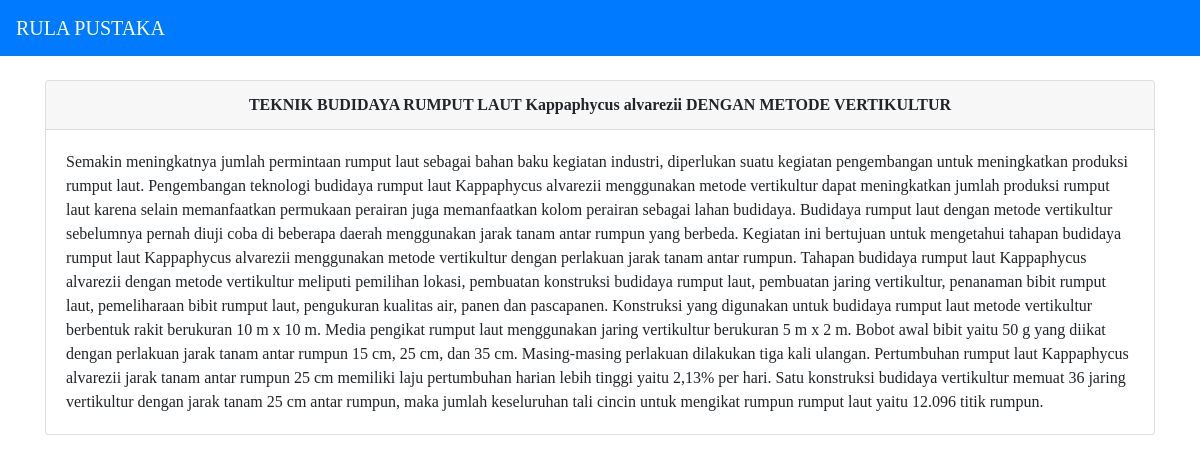
The page /detailDokumen.php?id=4 on the database its author committed.
### tables this page shows
CREATE TABLE `tbjurnal` (
  `Id` int(11) NOT NULL,
  `sumber` varchar(60) NOT NULL,
  `volume` varchar(2) NOT NULL,
  `nomor` varchar(1) NOT NULL,
  `bulan` varchar(14) NOT NULL,
  `tahun` varchar(4) NOT NULL,
  `judul` varchar(251) NOT NULL,
  `abstrak` varchar(2380) NOT NULL,
  `katakunci` varchar(186) NOT NULL,
  `nm_dk` varchar(4) NOT NULL
);

### detailDokumen.php (the view, shortened to what this page needs)
<?php
include 'koneksi.php';
    $id = $_GET['id'];
    $data = $konek->query("SELECT * FROM tbjurnal WHERE Id = $id");
    $result = mysqli_fetch_array($data);
?>
<!DOCTYPE html>
<html>
<head>
	<link rel="stylesheet" type="text/css" href="assets/bootstrap/dist/css/bootstrap.min.css">
	<link rel="stylesheet" type="text/css" href="assets/fontawesome/css/all.min.css">
</head>
<body>
<nav class="navbar navbar-dark bg-primary">
  <a class="navbar-brand" href="index.php">
    RULA PUSTAKA
  </a>
</nav>
<br />
<div class="container">
<div class="card">
  <div class="card-header font-weight-bold text-center">
    <?= $result['judul'] ?>
  </div>
  <div class="card-body">
    <p class="card-text"><?= $result['abstrak']; ?></p>
  </div>
</div>
</div>
</body>
</html>

### detailDokumen.php (style rules this page uses)
* { font-family: awesome; }

### rows shown on the page
tbjurnal: judul "TEKNIK BUDIDAYA RUMPUT LAUT Kappaphycus alvarezii DENGAN METODE VERTIKULTUR", abstrak "Semakin meningkatnya jumlah permintaan rumput laut sebagai bahan baku kegiatan industri, diperlukan suatu kegiatan pengembangan untuk meningkatkan produksi rumput laut. Pengembangan teknologi budidaya rumput laut Kappaphycus alvarezii menggunakan metode vertikultur dapat meningkatkan jumlah produksi rumput laut karena selain memanfaatkan permukaan perairan juga memanfaatkan kolom perairan sebagai lahan budidaya. Budidaya rumput laut dengan metode vertikultur sebelumnya pernah diuji coba di beberapa daerah menggunakan jarak tanam antar rumpun yang berbeda. Kegiatan ini bertujuan untuk mengetahui tahapan budidaya rumput laut Kappaphycus alvarezii menggunakan metode vertikultur dengan…"
